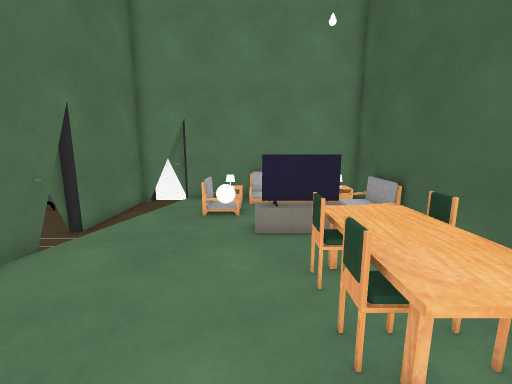
view 1 (above)

14 first-person views from a walk through a scene from a Unity 3-D project. The camera is 1.5 m above the floor, tilts 10° down and sees 90° across. Doors are open. The floor is counted in squares, 0.5 m on a side. Each view is taken from the middle of a square. On the plan, view 1 faces up. The plan holds only what a view shows up to about 19 squares ahead; the rest is blank. The place goes on beyond the plan. The player character is not drawn. Some surface patterns are stand-ins.

view 2
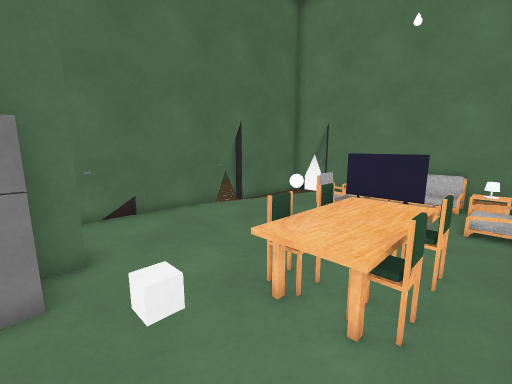

view 3
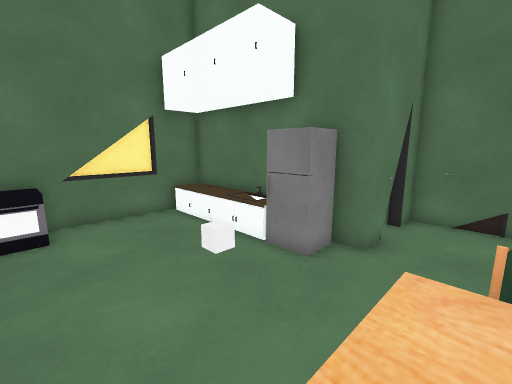

view 4
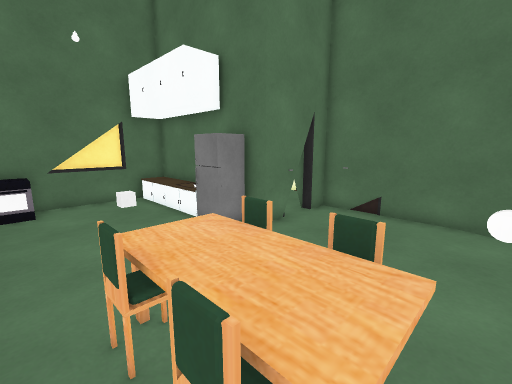

view 5
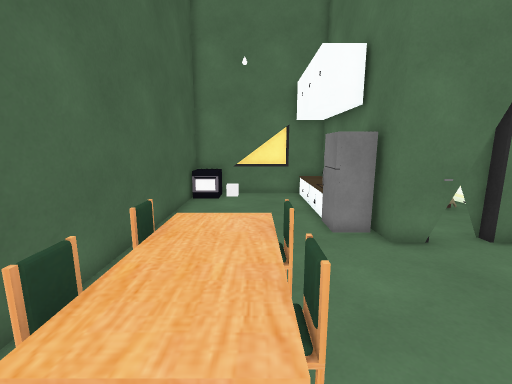

view 6
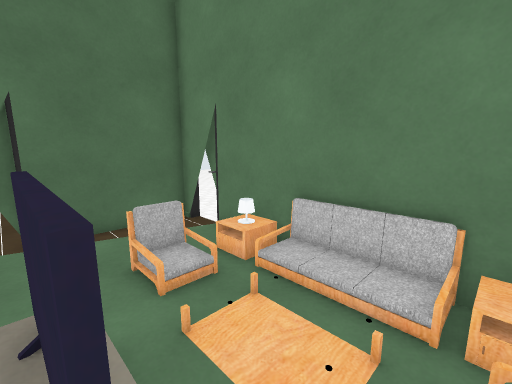

view 7
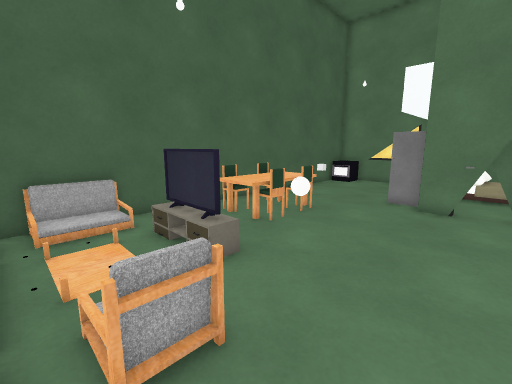

view 8
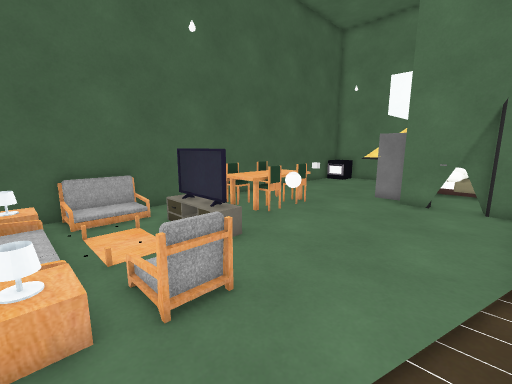

view 9
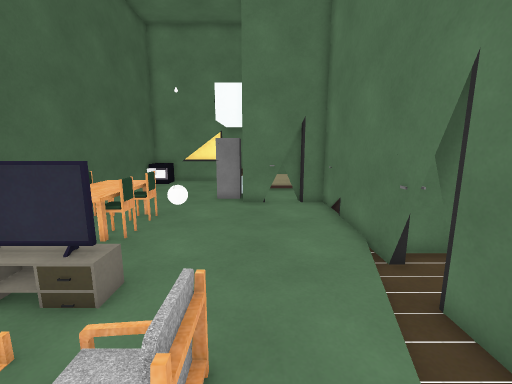

view 10
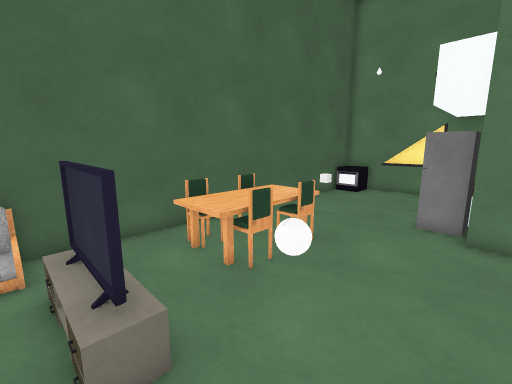

view 11
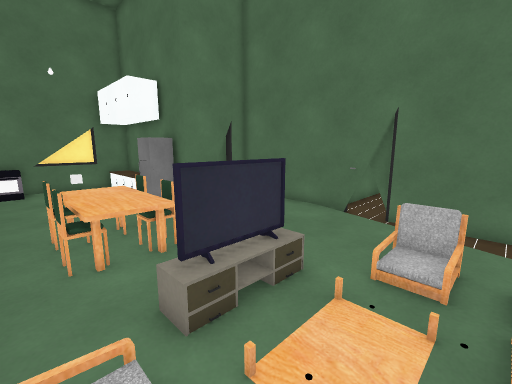

view 12
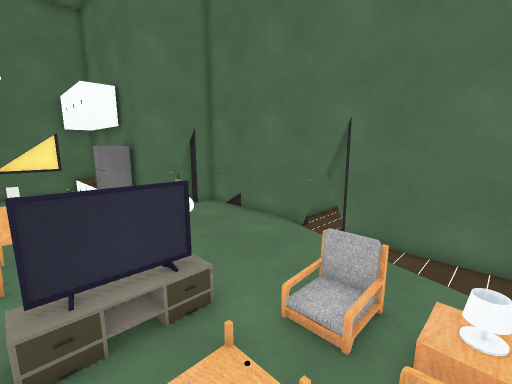

view 13
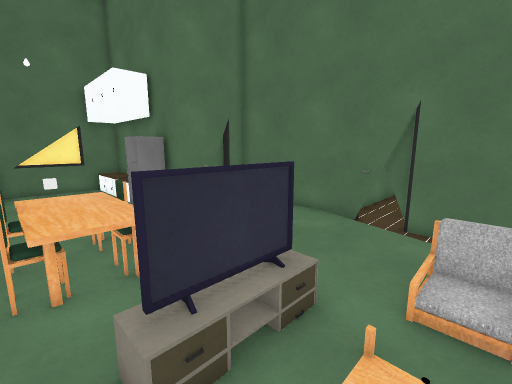

view 14
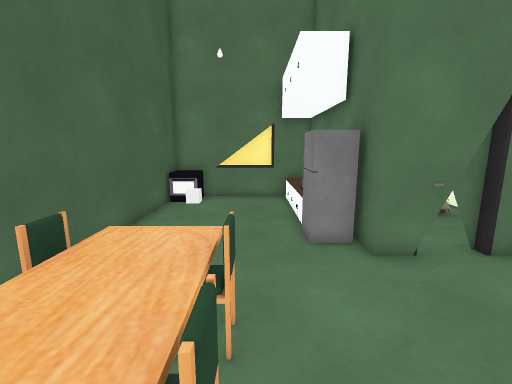

### Floor plan
Key: @ floor where view 1 was taken; # wall or solid block; . main floor; : floor 0.25 m higher than the main floor; / step, stairs or slope; D open door; = window, fence, low wall or low ledge; ^ raised ledge; O other object.
Columns run from 9 left of view 1 to 6 right of it. Each row starts with its distance up from view 1.
 16   ...
 15   #DO###########
 14   O.. .////::#=#
 13   O..  .../....#
 12   O..  =:.....=#
 11   O..  =......=#
 10  .O.. .  .....O#
  9  .O.     ===#. #
  8  .O.       .   #
  7 ##O.      .....#
  6  ##       O^^O #
  5   O       O^^^ #
  4   O       O^^O #
  3   #       O^^O.#
  2   #        ^^. #
  1   #            #
  0   OODDOO @     #
 -1       O##     .#
 -2       O##      #
 -3       O^^      #
 -4       O#^      #
 -5      OOO^      #
 -6      O O^      #
 -7        O^    ^^#
 -8        O^    ^^#
 -9      #####OOOO##

Positions as (right, up) in squares from view 1, and headings:
1: (0, 0), facing up
2: (5, -1), facing up-left
3: (5, 3), facing down-left
4: (5, 7), facing down-left
5: (2, 8), facing down
6: (4, 9), facing up-left
7: (-5, 13), facing down-right
8: (-6, 14), facing down-right
9: (-3, 14), facing down
10: (-3, 10), facing down-right
11: (5, 13), facing down-left
12: (3, 14), facing down-left
13: (4, 12), facing down-left
14: (1, 7), facing down
